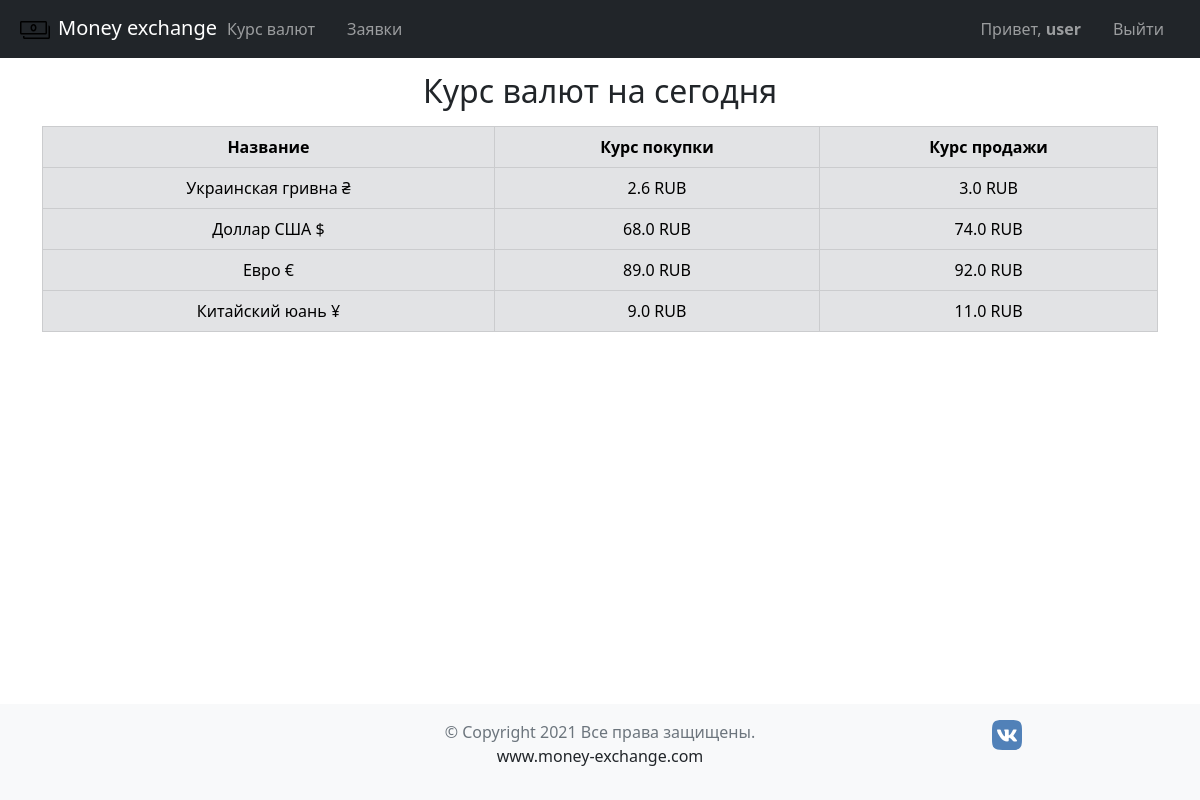
The app's page /rate/ (signed in) with its own data.
### users/models.py (models this page shows)
class User(AbstractUser):
    name_regex = RegexValidator(
        regex=r'^[a-zA-Zа-яА-Я]{2,20}$',
        message="Некорректное значение, используете буквы А-я, A-z"
        )
    phone_regex = RegexValidator(
        regex=r'^\+?1?\d{8,12}$',
        message="Некорректный номер телефона"
        )
    document_id_regex = RegexValidator(
        regex=r'^\d{7,15}$',
        message="Некорректный номер документа (7-15 цифр)"
        )
    first_name = models.CharField(
        verbose_name='Имя',
        max_length=20, blank=False,
        null=False, validators=[name_regex]
        )
    last_name = models.CharField(
        verbose_name='Фамилия',
        max_length=20, blank=False,
        null=False, validators=[name_regex]
        )
    phone_number = models.CharField(
        verbose_name='Номер телефона',
        unique=True, validators=[phone_regex],
        max_length=12, blank=False
        )
    document_id = models.CharField(
        validators=(document_id_regex,),
        verbose_name='Номер документа',
        unique=True, max_length=20
        )
    gender = models.CharField(
        verbose_name='Пол',
        choices=GEN_CHOICES, max_length=10, blank=False,
        null=False, default='Мужчина'
        )
    email = models.EmailField(
        unique=True, blank=False, null=False,
        )
    class Meta:
        verbose_name = 'Пользователь'
        verbose_name_plural = 'Пользователи'
        db_table = 'auth_user'

### currency/models.py (models this page shows, shortened)
class Currency(models.Model):
    name = models.CharField(
        max_length=30, unique=True,
        verbose_name='Наименование'
        )
    short_name = models.CharField(
        max_length=20, unique=True,
        verbose_name='Короткое наименование'
        )
    symbol = models.CharField(
        max_length=20, unique=True,
        verbose_name='Символ'
        )
    rate_sell = models.FloatField(
        default=1, verbose_name='Курс продажи'
        )
    rate_buy = models.FloatField(
        default=1, verbose_name='Курс покупки')
    class Meta():
        verbose_name = 'Валюта'
        verbose_name_plural = 'Валюта'

### currency/views.py (the view)
# urls.py: path('', views.currency_rate, name='currency_rate'),
def currency_rate(request):
    rates = Currency.objects.all()
    return render(request, 'rate.html', context={'rates': rates})

### templates/rate.html (shortened to what this page needs)
{% extends "base.html" %}
{% block content %}
<h2 class="mt-4 text-center">Курс валют на сегодня</h2>
<div class="container mt-3">
  <table class="table table-secondary table-bordered text-center mt-3">
    <thead>
      <tr>
        <th scope="col">Название</th>
        <th scope="col">Курс покупки</th>
        <th scope="col">Курс продажи</th>
      </tr>
    </thead>
    <tbody>
      {% for rate in rates %}
      <tr>
        <td>{{rate.name}} {{rate.symbol}}</td>
        <td>{{rate.rate_buy}} RUB</td>
        <td>{{rate.rate_sell}} RUB</td>
      </tr>
      {% endfor %}
    </tbody>
  </table>
</div>
{% endblock content %}

### templates/inc/_navbar.html (shortened to what this page needs)
  <nav class="navbar navbar-expand-md navbar-dark fixed-top bg-dark">
    <div class="container-fluid">
        <a class="navbar-brand" href=" {% url "index" %}">
          {% load static %}
          <img src="{% static "img/money.svg"%}"  height=30 width=30 class="mx-2 img-fluid">Money exchange
        </a>
      <div class="collapse navbar-collapse" id="navbarCollapse">
        <ul class="navbar-nav mb-2 mb-md-0 mx-2">
          <li class="nav-item mx-2">
            <a class="nav-link" href="{% url "currency_rate" %}">Курс валют</a>
          </li>
          {% if perms.orders.add_order %}
          <li class="nav-item mx-2">
            <a class="nav-link" href="{% url "get_my_orders" %}">Заявки</a>
          </li>
          {% endif %}
        </ul>
        <ul class="navbar-nav ms-auto mb-2 mb-md-0 mx-2">
          {% if user.is_authenticated %}
          <li class="nav-item mx-2">
            <a href="{% url "user_settings" %}" class="nav-link">Привет, <b> {{user.username}} </b></a>
          </li>
          <li class="nav-item mx-2">
            <a href="{% url "user_logout" %}" class="nav-link">Выйти</a>
          </li>
          {% else %}
          <li class="nav-item mx-2">
            <a href="{% url "signin" %}" class="nav-link">Авторизация</a>
          </li>
          {% endif %}
        </ul>
      </div>
    </div>
  </nav>

### records on screen
Currency: name "Украинская гривна", symbol "₴", rate_buy "2.6", rate_sell "3.0"
Currency: name "Доллар США", symbol "$", rate_buy "68.0", rate_sell "74.0"
Currency: name "Евро", symbol "€", rate_buy "89.0", rate_sell "92.0"
Currency: name "Китайский юань", symbol "¥", rate_buy "9.0", rate_sell "11.0"

### other values on screen
{{ user.username }} "user"
